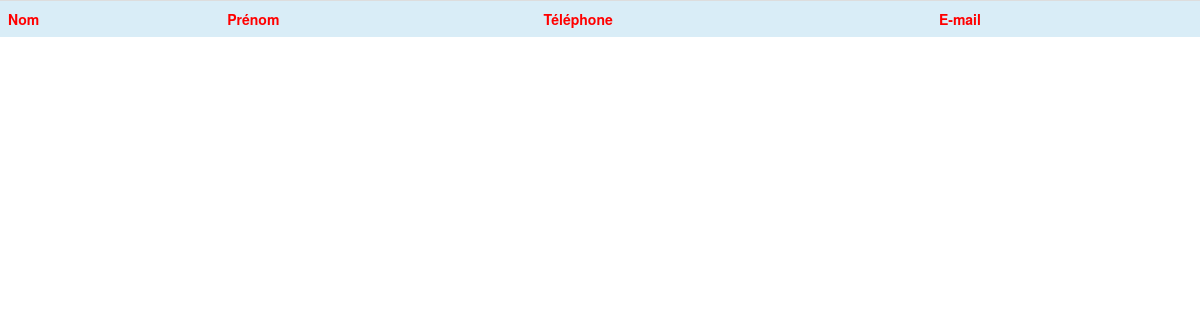
/partials/annuaire.php, run on an earlier commit of the app's database.
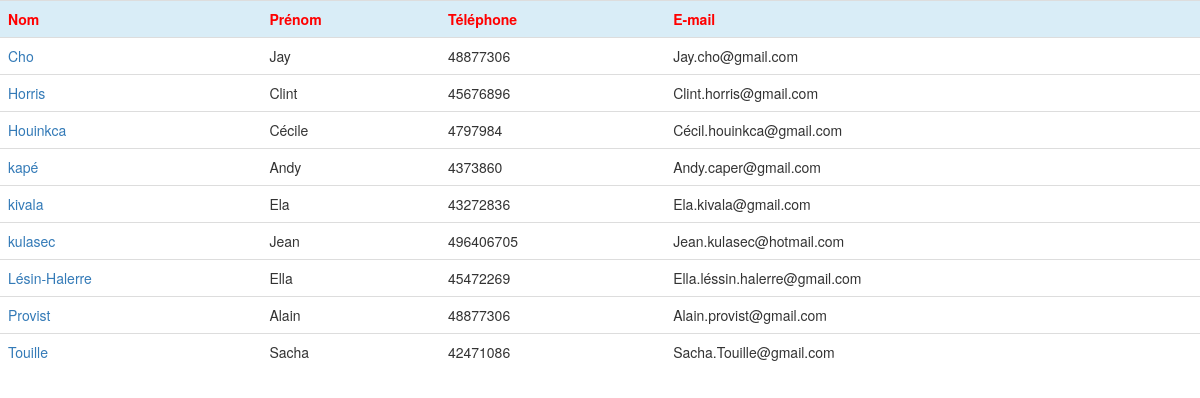
And on a later commit of the database.
### tables this page shows
CREATE TABLE `annuaire` (
  `idannuaire` int(10) UNSIGNED NOT NULL,
  `nom` varchar(45) NOT NULL,
  `prenom` varchar(45) NOT NULL,
  `telephone` int(11) NOT NULL,
  `email` varchar(45) NOT NULL
);

### partials/annuaire.php (the view, shortened to what this page needs)
<?php
try {
    $bdd = new PDO('mysql:host=localhost;dbname=gocip;charset=utf8', 'root', '');
    $reponse =  $bdd->query('SELECT * FROM annuaire ORDER BY nom ASC LIMIT 10');
} catch (Exception $e) {
    die('Erreur : '.$e->getMessage());
}
?>
<!DOCTYPE html>
<html lang="en" dir="ltr">
    <head>
        <link href="../assets/css/style.css" rel="stylesheet">
        <link rel="stylesheet" href="https://maxcdn.bootstrapcdn.com/bootstrap/3.3.7/css/bootstrap.min.css">
    </head>
    <body>
        <table class="table">
            <tr class="info">
                <th>Nom</th>
                <th>Prénom</th>
                <th>Téléphone</th>
                <th>E-mail</th>
            </tr>
<?php
    while ($donnees = $reponse->fetch()) {
        ?>
            <tr>
                <td> <a href="./detailcontact.php?id=<?= $donnees['idannuaire']; ?>" ><?= $donnees['nom']; ?></a></td>
                <td><?= $donnees['prenom']  ?></td>
                <td><?= $donnees['telephone']  ?></td>
                <td><?= $donnees['email']  ?></td>
            </tr>
<?php
    }
?>
        </table>
    </body>
</html>

### assets/css/style.css (style rules this page uses)
th { color: red; }

What changed in the data, as far as the page shows it:
added annuaire: nom "Cho", prenom "Jay", telephone "48877306", email "Jay.cho@gmail.com"
added annuaire: nom "Horris", prenom "Clint", telephone "45676896", email "Clint.horris@gmail.com"
added annuaire: nom "Houinkca", prenom "Cécile", telephone "4797984", email "Cécil.houinkca@gmail.com"
added annuaire: nom "kapé", prenom "Andy", telephone "4373860", email "Andy.caper@gmail.com"
added annuaire: nom "kivala", prenom "Ela", telephone "43272836", email "Ela.kivala@gmail.com"
added annuaire: nom "kulasec", prenom "Jean", telephone "496406705", email "Jean.kulasec@hotmail.com"
added annuaire: nom "Lésin-Halerre", prenom "Ella", telephone "45472269", email "Ella.léssin.halerre@gmail.com"
added annuaire: nom "Provist", prenom "Alain", telephone "48877306", email "Alain.provist@gmail.com"
added annuaire: nom "Touille", prenom "Sacha", telephone "42471086", email "Sacha.Touille@gmail.com"
